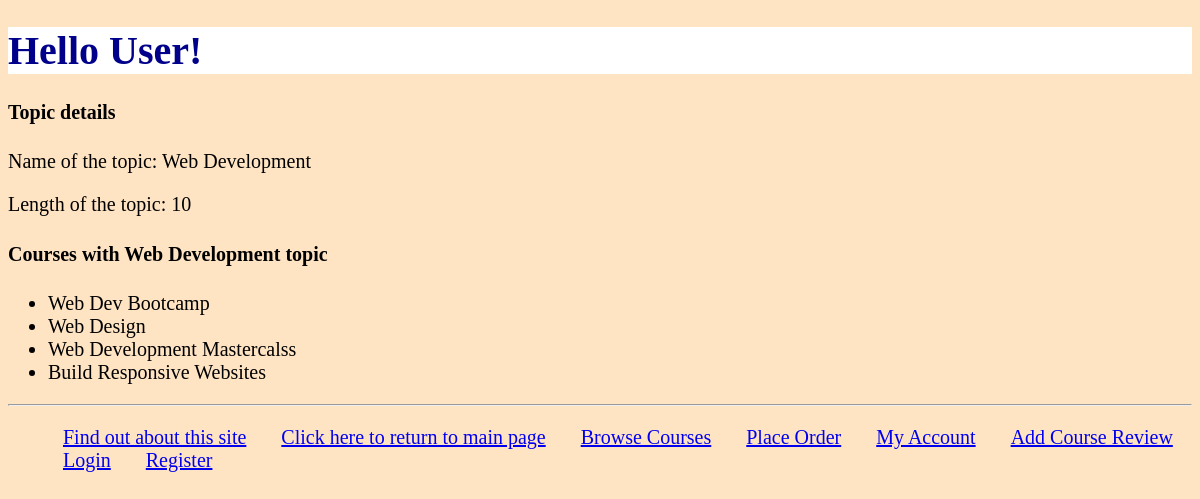
/myapp/1, run on the app's committed database.
### myapp/models.py (models this page shows, shortened)
class Topic(models.Model):
    name = models.CharField(max_length=200)
    length = models.IntegerField(default=12)

class Course(models.Model):
    title = models.CharField(max_length=200)
    topic = models.ForeignKey(Topic, related_name='courses', on_delete=models.CASCADE)
    price = models.DecimalField(max_digits=10, decimal_places=2, validators=[validate_price])
    for_everyone = models.BooleanField(default=True)
    description = models.TextField(blank=True)
    num_reviews = models.PositiveIntegerField(default=0)

### myapp/views.py (the view)
# urls.py: path('<int:topic_id>', views.DetailView.as_view(), name='detail'),
class DetailView(View):
    def get(self, request, topic_id):
        try:
            current_user = Student.objects.get(id=request.user.id)
        except Student.DoesNotExist:
            current_user = None
        first_name = "User"
        if current_user:
            first_name = current_user.first_name
        topic = get_object_or_404(Topic, id=topic_id)
        courses = Course.objects.filter(topic=Topic.objects.get(id=1))
        return render(request, 'myapp/detail.html', {'topic': topic, 'courses': courses,'first_name':first_name})

### myapp/templates/myapp/detail.html (shortened to what this page needs)
{% extends 'myapp/base.html' %}
{% block body_block %}
    <h4>Topic details</h4>
    <p>Name of the topic: {{ topic.name }}</p>
    <p>Length of the topic: {{ topic.length }}</p>
    <h4>Courses with {{ topic.name  }} topic</h4>
    <ul>
        {% for course in courses %}
            <li> {{ course.title }}</li>
        {% endfor  %}
    </ul>
{% endblock %}

### myapp/static/myapp/style1.css (style rules this page uses)
body { background-color: bisque; color: black; font-size: 20px; font-family: Verdana; }
p { font-family: verdana; font-size: 20px; }

### data on the page
Topic: name "Web Development", length "10"
Course: title "Web Dev Bootcamp"
Course: title "Web Design"
Course: title "Web Development Mastercalss"
Course: title "Build Responsive Websites"

### other printed values
{{ first_name }} "User"
